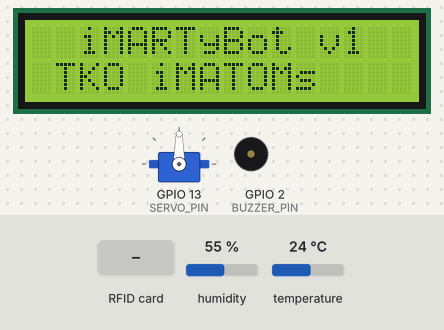
Bench run of a sketch on a simulated ESP32. Parts: servo, 16×2 character LCD, buzzer (waves = sounding, pin HIGH). The inputs (shaded band) are chosen by the test bench; at power-on: humidity 55 %, temperature 24 °C. WiFi joins after 1.5 s; servers stay silent unless stated; what the sketch prints to the serial monitor is not drawn.

Above: at 3.0 s.
3.1 s: RFID card A1 B2 C3 D4 held to the reader
At 4.1 s:
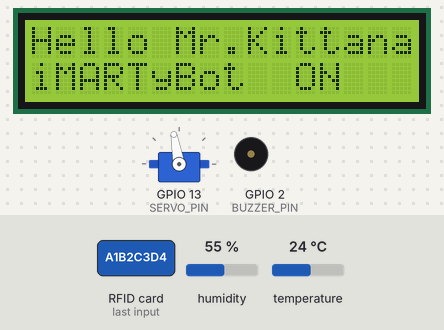
6.1 s: RFID card A1 B2 C3 D4 held to the reader
At 7.6 s:
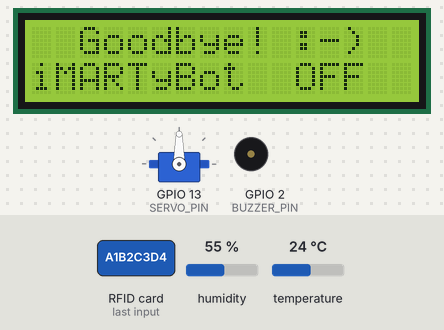
8.5 s: RFID card 5E 7A 19 C4 held to the reader
At 11.3 s:
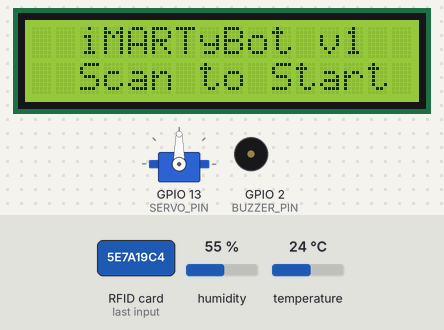
11.5 s: RFID card A1 B2 C3 D4 held to the reader
At 15.3 s:
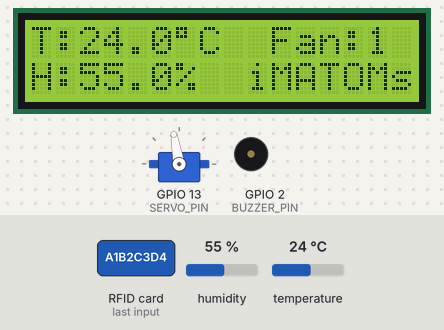
Timing chart, 0 to 15.5 s (numbered marks = the images above; inputs shaded):
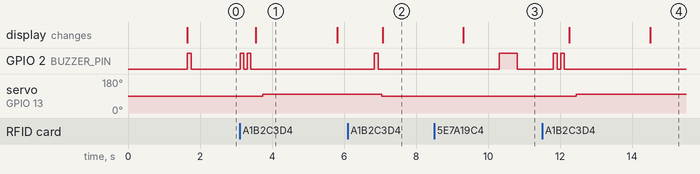

The sketch:

iMARTyBot_v1.ino
```cpp
// ═══════════════════════════════════════════════════════════
// iMARTyBot v1.0 — TKO iMATOMs Tech
// ESP32 DevKitV1
// Sensors: RFID RC522, DHT11, Servo, Buzzer, LCD 16x2 (I2C)
// ═══════════════════════════════════════════════════════════

#include <WiFi.h>
#include <WebServer.h>
#include <SPI.h>
#include <MFRC522.h>
#include <DHT.h>
#include <ESP32Servo.h>
#include <LiquidCrystal_I2C.h>
#include <ArduinoJson.h>

// ── WiFi ──────────────────────────────────────────────────
const char* WIFI_SSID = "YOUR_WIFI_SSID";
const char* WIFI_PASS = "YOUR_WIFI_PASSWORD";

// ── iMATOMs Backend API ───────────────────────────────────
const char* API_HOST  = "bas.imatomstech.com";
const int   API_PORT  = 80;

// ── RFID RC522 ────────────────────────────────────────────
#define SS_PIN   5    // SDA
#define RST_PIN  22
MFRC522 rfid(SS_PIN, RST_PIN);

// UID บัตรที่อนุญาต (อ่านจาก Serial แล้วใส่ที่นี่)
String AUTHORIZED_UID = "A1B2C3D4";

// ── DHT11 ─────────────────────────────────────────────────
#define DHT_PIN  4
#define DHT_TYPE DHT11
DHT dht(DHT_PIN, DHT_TYPE);

// ── Servo Motor (พัดลม) ───────────────────────────────────
#define SERVO_PIN 13
Servo fanServo;
int servoSpeed = 0;   // 0=หยุด, 1=ช้า(60°), 2=กลาง(120°), 3=เร็ว(180°)

// ── Buzzer ────────────────────────────────────────────────
#define BUZZER_PIN 2

// ── LCD I2C 16x2 ──────────────────────────────────────────
LiquidCrystal_I2C lcd(0x27, 16, 2);

// ── IR Remote ─────────────────────────────────────────────
// ใช้ GPIO interrupt อ่าน NEC protocol
#define IR_PIN 15

// ── State ─────────────────────────────────────────────────
bool systemActive = false;
unsigned long lastDHTRead = 0;
unsigned long lastAPIPost = 0;
float lastTemp = 0, lastHumi = 0;

// ── WebServer สำหรับ iMATOMs Platform ────────────────────
WebServer server(80);

// ═══════════════════════════════════════════════════════════
// SETUP
// ═══════════════════════════════════════════════════════════
void setup() {
  Serial.begin(115200);

  // WiFi
  WiFi.begin(WIFI_SSID, WIFI_PASS);
  Serial.print("Connecting WiFi");
  int retry = 0;
  while (WiFi.status() != WL_CONNECTED && retry < 20) {
    delay(500); Serial.print("."); retry++;
  }
  Serial.println();
  if (WiFi.status() == WL_CONNECTED) {
    Serial.println("WiFi OK: " + WiFi.localIP().toString());
  }

  // SPI + RFID
  SPI.begin();
  rfid.PCD_Init();

  // DHT
  dht.begin();

  // Servo
  fanServo.attach(SERVO_PIN);
  fanServo.write(90); // หยุด (continuous servo: 90=stop)

  // Buzzer
  pinMode(BUZZER_PIN, OUTPUT);

  // LCD
  lcd.init();
  lcd.backlight();
  lcd.clear();
  lcd.setCursor(0, 0);
  lcd.print("  iMARTyBot v1  ");
  lcd.setCursor(0, 1);
  lcd.print(" TKO iMATOMs    ");

  // Web Server endpoints
  server.on("/status", HTTP_GET, handleStatus);
  server.on("/sensor", HTTP_GET, handleSensor);
  server.on("/control", HTTP_POST, handleControl);
  server.on("/", HTTP_GET, [](){
    server.send(200, "application/json",
      "{\"device\":\"iMARTyBot\",\"version\":\"1.0\",\"status\":\"online\"}");
  });
  server.enableCORS(true);
  server.begin();
  Serial.println("Web server started");

  beep(1); // บีพเริ่มต้น
  Serial.println("iMARTyBot Ready — Scan RFID card");
}

// ═══════════════════════════════════════════════════════════
// LOOP
// ═══════════════════════════════════════════════════════════
void loop() {
  server.handleClient();

  // ── อ่าน RFID ──
  if (rfid.PICC_IsNewCardPresent() && rfid.PICC_ReadCardSerial()) {
    String uid = getUID();
    Serial.println("Card UID: " + uid);

    if (uid == AUTHORIZED_UID) {
      if (!systemActive) {
        activateSystem();
      } else {
        deactivateSystem();
      }
    } else {
      Serial.println("Unauthorized card: " + uid);
      beepError();
    }
    rfid.PICC_HaltA();
    rfid.PCD_StopCrypto1();
    delay(1000); // debounce
  }

  // ── อ่าน DHT11 ทุก 5 วินาที ──
  if (systemActive && millis() - lastDHTRead > 5000) {
    lastDHTRead = millis();
    float t = dht.readTemperature();
    float h = dht.readHumidity();
    if (!isnan(t) && !isnan(h)) {
      lastTemp = t; lastHumi = h;
      updateLCD(t, h);
    }
  }

  // ── ส่งข้อมูลขึ้น iMATOMs API ทุก 30 วินาที ──
  if (systemActive && millis() - lastAPIPost > 30000) {
    lastAPIPost = millis();
    postSensorData(lastTemp, lastHumi);
  }
}

// ═══════════════════════════════════════════════════════════
// RFID FUNCTIONS
// ═══════════════════════════════════════════════════════════
String getUID() {
  String uid = "";
  for (byte i = 0; i < rfid.uid.size; i++) {
    if (rfid.uid.uidByte[i] < 0x10) uid += "0";
    uid += String(rfid.uid.uidByte[i], HEX);
  }
  uid.toUpperCase();
  return uid;
}

// ═══════════════════════════════════════════════════════════
// SYSTEM ON/OFF
// ═══════════════════════════════════════════════════════════
void activateSystem() {
  systemActive = true;
  Serial.println("System ACTIVATED");

  // เสียงบีพ
  beep(2);

  // LCD: Hello Mr.Kittanan
  lcd.clear();
  lcd.setCursor(0, 0);
  lcd.print("Hello Mr.Kittanan");
  lcd.setCursor(0, 1);
  lcd.print("iMARTyBot  ON   ");

  // แจ้ง iMATOMs Platform → พูดเสียง (Web Speech API)
  notifyPlatform("greet");

  // พัดลม: เริ่มหมุนช้า
  setFanSpeed(1);

  // อ่าน DHT ทันที
  delay(2000);
  float t = dht.readTemperature();
  float h = dht.readHumidity();
  if (!isnan(t) && !isnan(h)) {
    lastTemp = t; lastHumi = h;
    updateLCD(t, h);
  }

  lastAPIPost = 0; // force post ทันที
}

void deactivateSystem() {
  systemActive = false;
  Serial.println("System DEACTIVATED");

  beep(1);

  // หยุดพัดลม
  setFanSpeed(0);

  // LCD: Goodbye
  lcd.clear();
  lcd.setCursor(0, 0);
  lcd.print("  Goodbye! :-) ");
  lcd.setCursor(0, 1);
  lcd.print("iMARTyBot  OFF  ");

  // แจ้ง iMATOMs
  notifyPlatform("goodbye");

  delay(2000);
  lcd.clear();
  lcd.setCursor(0, 0);
  lcd.print("  iMARTyBot v1  ");
  lcd.setCursor(0, 1);
  lcd.print("  Scan to Start ");
}

// ═══════════════════════════════════════════════════════════
// FAN SPEED (Continuous Servo: 90=stop, <90=CCW, >90=CW)
// ═══════════════════════════════════════════════════════════
void setFanSpeed(int level) {
  servoSpeed = level;
  switch (level) {
    case 0: fanServo.write(90);  break; // หยุด
    case 1: fanServo.write(100); break; // ช้า
    case 2: fanServo.write(110); break; // กลาง
    case 3: fanServo.write(120); break; // เร็ว
    case 4: fanServo.write(135); break; // เร็วมาก
  }
  Serial.println("Fan speed: " + String(level));
}

// ═══════════════════════════════════════════════════════════
// LCD
// ═══════════════════════════════════════════════════════════
void updateLCD(float t, float h) {
  lcd.clear();
  lcd.setCursor(0, 0);
  lcd.print("T:" + String(t, 1) + (char)223 + "C  Fan:" + String(servoSpeed));
  lcd.setCursor(0, 1);
  lcd.print("H:" + String(h, 1) + "%  iMATOMs  ");
}

// ═══════════════════════════════════════════════════════════
// BUZZER
// ═══════════════════════════════════════════════════════════
void beep(int times) {
  for (int i = 0; i < times; i++) {
    digitalWrite(BUZZER_PIN, HIGH);
    delay(100);
    digitalWrite(BUZZER_PIN, LOW);
    delay(100);
  }
}
void beepError() {
  digitalWrite(BUZZER_PIN, HIGH);
  delay(500);
  digitalWrite(BUZZER_PIN, LOW);
}

// ═══════════════════════════════════════════════════════════
// NOTIFY iMATOMs PLATFORM (Web Speech trigger)
// ═══════════════════════════════════════════════════════════
void notifyPlatform(String event) {
  if (WiFi.status() != WL_CONNECTED) return;
  WiFiClient client;
  String body = "{\"device\":\"iMARTyBot\",\"event\":\"" + event + "\","
                "\"user\":\"kittananonsee\",\"temp\":" + String(lastTemp) +
                ",\"humi\":" + String(lastHumi) + "}";
  String req = "POST /iot/martybot HTTP/1.1\r\n"
               "Host: " + String(API_HOST) + "\r\n"
               "Content-Type: application/json\r\n"
               "Content-Length: " + body.length() + "\r\n"
               "Connection: close\r\n\r\n" + body;
  if (client.connect(API_HOST, API_PORT)) {
    client.print(req);
    client.stop();
    Serial.println("Platform notified: " + event);
  }
}

// ═══════════════════════════════════════════════════════════
// POST SENSOR DATA → iMATOMs API
// ═══════════════════════════════════════════════════════════
void postSensorData(float t, float h) {
  if (WiFi.status() != WL_CONNECTED) return;
  WiFiClient client;
  String body = "{\"device_id\":\"iMARTyBot-001\","
                "\"temperature\":" + String(t) + ","
                "\"humidity\":" + String(h) + ","
                "\"fan_speed\":" + String(servoSpeed) + ","
                "\"status\":\"" + (systemActive?"active":"idle") + "\"}";
  String req = "POST /iot/sensor HTTP/1.1\r\n"
               "Host: " + String(API_HOST) + "\r\n"
               "Content-Type: application/json\r\n"
               "Content-Length: " + body.length() + "\r\n"
               "Connection: close\r\n\r\n" + body;
  if (client.connect(API_HOST, API_PORT)) {
    client.print(req);
    client.stop();
    Serial.println("Sensor data posted");
  }
}

// ═══════════════════════════════════════════════════════════
// WEB SERVER HANDLERS (iMATOMs Dashboard ดึงข้อมูลได้)
// ═══════════════════════════════════════════════════════════
void handleStatus() {
  String json = "{\"active\":" + String(systemActive?"true":"false") +
                ",\"fan_speed\":" + String(servoSpeed) +
                ",\"ip\":\"" + WiFi.localIP().toString() + "\"}";
  server.send(200, "application/json", json);
}

void handleSensor() {
  String json = "{\"temperature\":" + String(lastTemp) +
                ",\"humidity\":" + String(lastHumi) +
                ",\"fan_speed\":" + String(servoSpeed) +
                ",\"active\":" + String(systemActive?"true":"false") + "}";
  server.send(200, "application/json", json);
}

void handleControl() {
  if (!server.hasArg("plain")) { server.send(400); return; }
  String body = server.arg("plain");
  StaticJsonDocument<200> doc;
  if (deserializeJson(doc, body) == DeserializationError::Ok) {
    if (doc.containsKey("fan_speed")) {
      int spd = doc["fan_speed"];
      setFanSpeed(constrain(spd, 0, 4));
    }
  }
  server.send(200, "application/json", "{\"ok\":true}");
}
```

Measured:
- after the input at 3.1 s, GPIO 2 (BUZZER_PIN): alternates HIGH for 0.10 s and LOW for 0.10 s, 4 changes in all, then stays LOW, starting at once; servo on GPIO 13 (SERVO_PIN): 90° → 100° after 0.65 s; the display: changes after 0.45 s (image 1)
- after the input at 6.1 s, GPIO 2 (BUZZER_PIN): LOW → HIGH after 0.75 s, → LOW 0.10 s later; servo on GPIO 13 (SERVO_PIN): 100° → 90° after 0.95 s; the display: changes after 0.98 s (image 2)
- after the input at 8.5 s, GPIO 2 (BUZZER_PIN): LOW → HIGH after 1.8 s, → LOW 0.50 s later
- after the input at 11.5 s, GPIO 2 (BUZZER_PIN): alternates HIGH for 0.10 s and LOW for 0.10 s, 4 changes in all, then stays LOW, starting after 0.32 s; servo on GPIO 13 (SERVO_PIN): 90° → 100° after 0.95 s; the display: first changes after 0.75 s (image 4 shows a later state)
- what the display in image 1 shows lasts 2.3 s, from 3.5 s to 5.8 s
